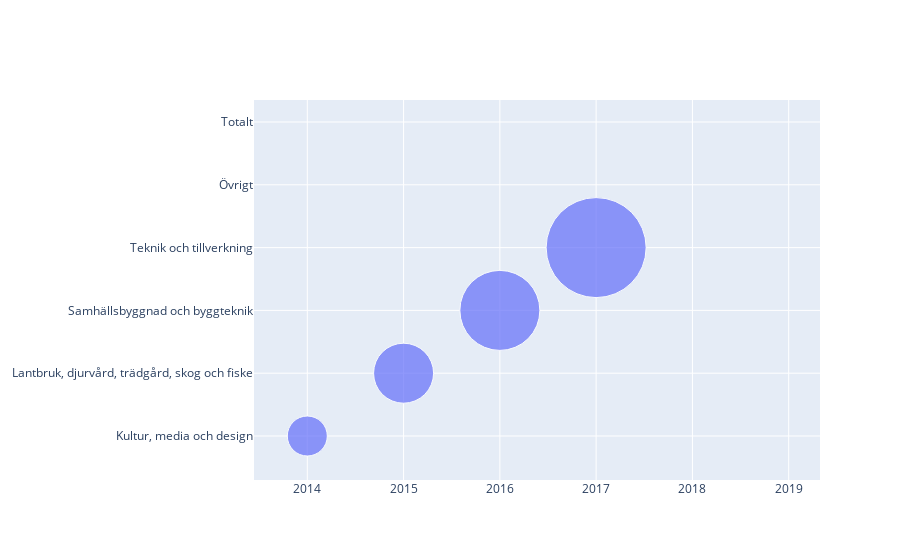

The cell this chart's notebook holds for it:
### Code cell
import plotly.graph_objects as go

years = list(range(2014, 2024))

target_yrkesområden = [
    "Kultur, media och design",
    "Lantbruk, djurvård, trädgård, skog och fiske",
    "Samhällsbyggnad och byggteknik",
    "Teknik och tillverkning",
    "Övrigt",
    "Totalt"
]

fig = go.Figure(data=[go.Scatter(
    x=years, y=target_yrkesområden,
    mode='markers',
    size="Totalt", color="Totalt",
    hover_name="country", log_x=True, size_max=60)
])

fig.show()

fig = px.scatter(df.query("year==2007"), x="gdpPercap", y="lifeExp",
	         size="pop", color="continent",
                 hover_name="country", log_x=True, size_max=60)
fig.show()

### Figure 1 — Plotly figure (JSON) as saved in the notebook; plotly's stock layout.template omitted (floating-point values rounded to 4 significant figures)
{"data": [{"marker": {"size": [40, 60, 80, 100]}, "mode": "markers", "type": "scatter", "x": [2014, 2015, 2016, 2017, 2018, 2019, 2020, 2021, 2022, 2023], "y": ["Kultur, media och design", "Lantbruk, djurvård, trädgård, skog och fiske", "Samhällsbyggnad och byggteknik", "Teknik och tillverkning", "Övrigt", "Totalt"]}], "layout": {}}
